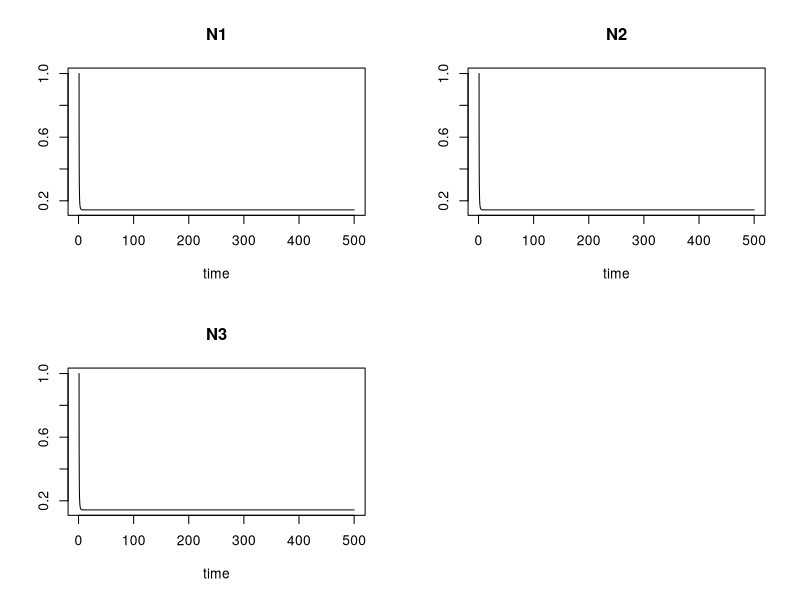

Reproduce this figure in R.
rm(list=ls())
graphics.off()

set.seed(42)

library(deSolve)

state=c(N1=1,N2=1,N3=1)

nb_species=c()

alpha_ij=3
noise=0.00
#I either fix all parameters to be equal, or add some noise. I observe coexistence in the absence of noise, i.e. all interspecific interactions are the same

parameters=c(r=1,alpha_ii=1,
	     alpha_12=alpha_ij+rnorm(1,0,noise),
	     alpha_13=alpha_ij+rnorm(1,0,noise),
	     alpha_21=alpha_ij+rnorm(1,0,noise),
	     alpha_23=alpha_ij+rnorm(1,0,noise),
	     alpha_31=alpha_ij+rnorm(1,0,noise),
	     alpha_32=alpha_ij+rnorm(1,0,noise))

times=seq(1,500,by=0.01)

func_LV=function(times,state,parameters)
	with(as.list(c(state, parameters)), {
		dN1 <- N1*(r-alpha_ii*N1-alpha_12*(N2)-alpha_13*N3)
		dN2 <- N2*(r-alpha_ii*N2-alpha_21*(N1)-alpha_23*N3)
		dN3 <- N3*(r-alpha_ii*N3-alpha_31*(N1)-alpha_32*N2)
		list(c(dN1, dN2, dN3))
})

out <- ode(y = state, times = times, func = func_LV, parms = parameters)
plot(out)
